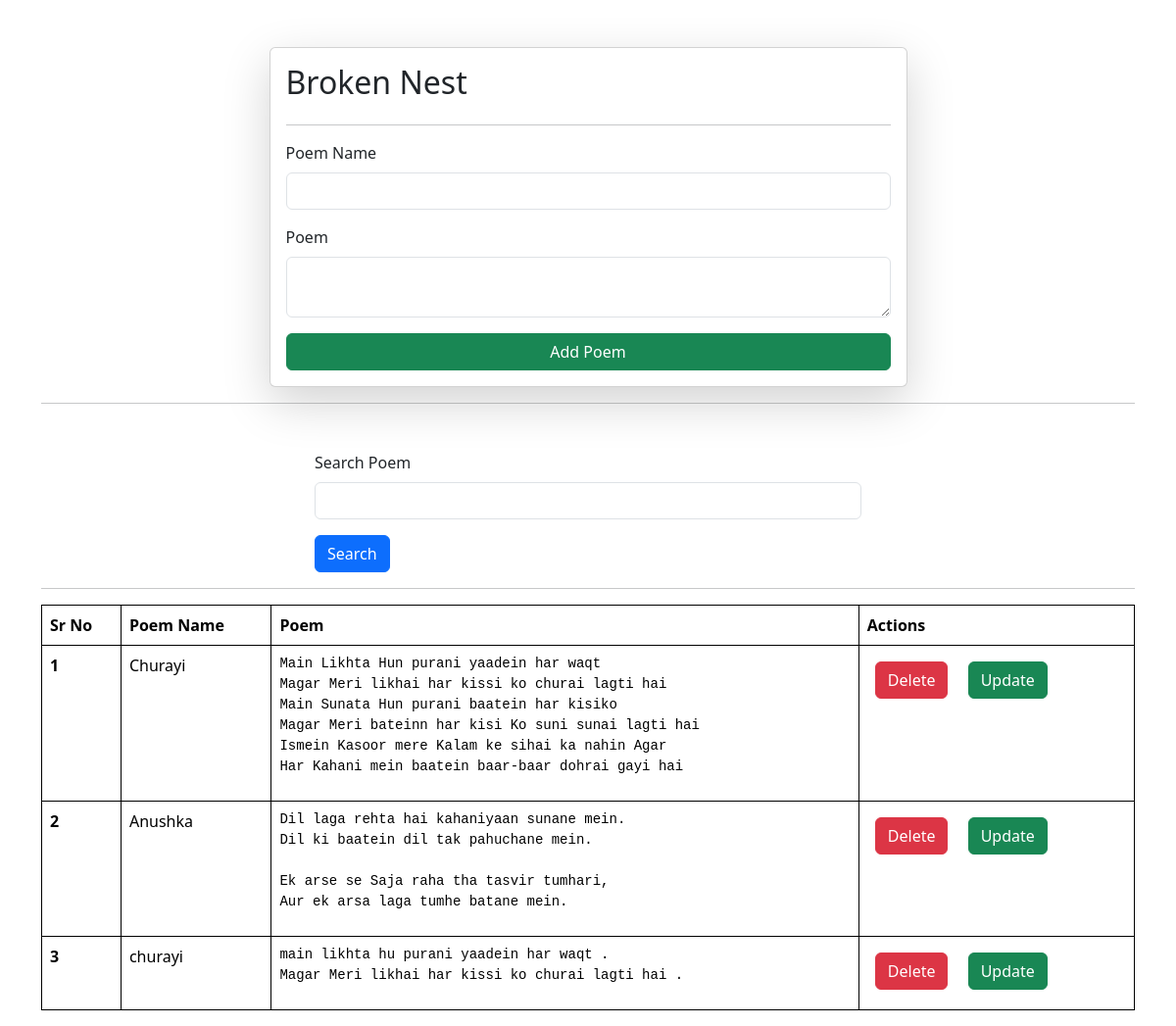
The app's page /, older data.
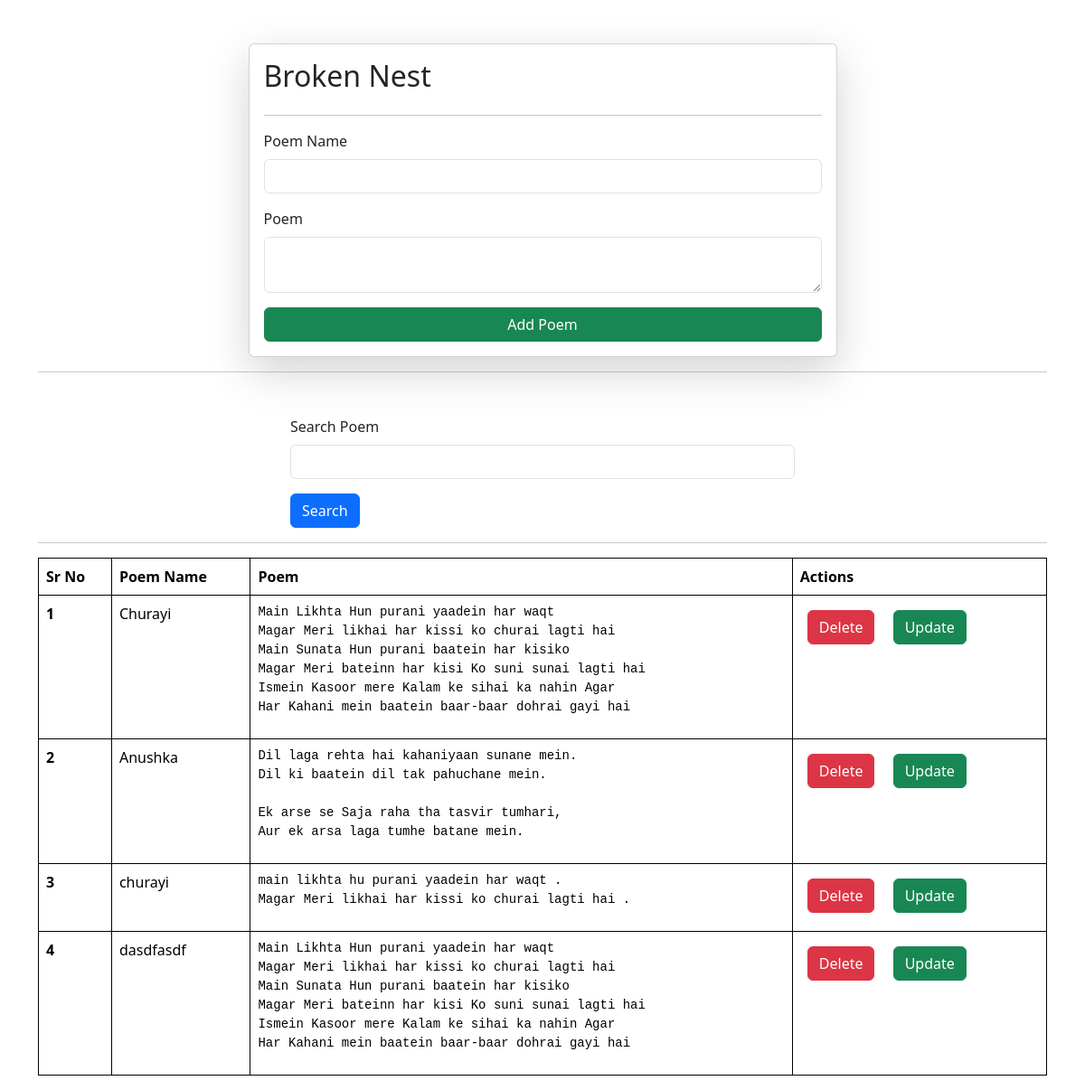
The same page, newer data.
### brokennest/models.py (models this page shows)
class books(models.Model):
    user = models.ForeignKey(User,on_delete = models.SET_NULL, null=True,blank=True)
    note_name = models.CharField(max_length = 200)
    note_description = models.TextField()

### brokennest/views.py (the view, shortened to what this page needs)
# urls.py: path("", notebook, name = "notebook"),
def notebook(request):
    queryset = books.objects.all()
    if request.GET.get("Search"):
         queryset = queryset.filter(note_name__icontains = request.GET.get("Search"))
    context = {"notebook":queryset}
    return render(request, "books.html", context)

### brokennest/templates/books.html (shortened to what this page needs)
{% extends "base.html" %}
{% block start %}
    <div class = "container mt-5">
        <form class="col-7 mx-auto card p-3 shadow-lg" method="post">
            <h2>Broken Nest</h2>
            <hr>
            <div class="mb-3">
              <label class="form-label">Poem Name</label>
              <input name = "note_name" type="text" required class="form-control" >
            </div>
            <div class="mb-3">
              <label class="form-label">Poem</label>
              <textarea name = "note_description" required class="form-control"></textarea>
            </div>
            <button type="submit" class="btn btn-success">Add Poem</button>
          </form>
          <hr>
          <div class="mt-5">
            <div class="mx-auto col-6">
            <form>
              <div class="mb-3">
                <label for="exampleInputEmail1" class="form-label">Search Poem</label>
                <input name="Search" type="text" class="form-control">
              </div>
              <button type="submit" class="btn btn-primary">Search</button>
            </form>
            </div>
          </div>
          <hr>
          <table class="table">
            <thead>
              <tr>
                <th scope="col">Sr No</th>
                <th scope="col">Poem Name</th>
                <th scope="col">Poem</th>
                <th scope="col">Actions</th>
              </tr>
            </thead>
            <tbody>
                {% for note in notebook %}
              <tr>
                <th scope="row">{{ forloop.counter }}</th>
                <td>{{note.note_name}}</td>
                <td>
                  <pre mt-2>{{ note.note_description }}</pre>
                </td>
                <td>
                    <a href="/delete_note/{{note.id}}/" class="btn btn-danger m-2">Delete</a>
                    <a href="/update_note/{{note.id}}/" class="btn btn-success m-2">Update</a>
                </td>
              </tr>
              {% endfor %}
            </tbody>
          </table>
    </div>
{% endblock %}

Row changes from the older to the newer data that the page shows:
added books: note_name "dasdfasdf", note_description "Main Likhta Hun purani yaadein har waqt Magar Meri likhai har kissi ko churai lagti hai Main Sunata Hun purani baatein har kisiko Magar Meri bateinn har kisi Ko suni sunai lagti hai Ismein Kasoor mere Kalam ke sihai ka nahin Agar Har Kahani mein baatein baar-baar dohrai gayi hai"
